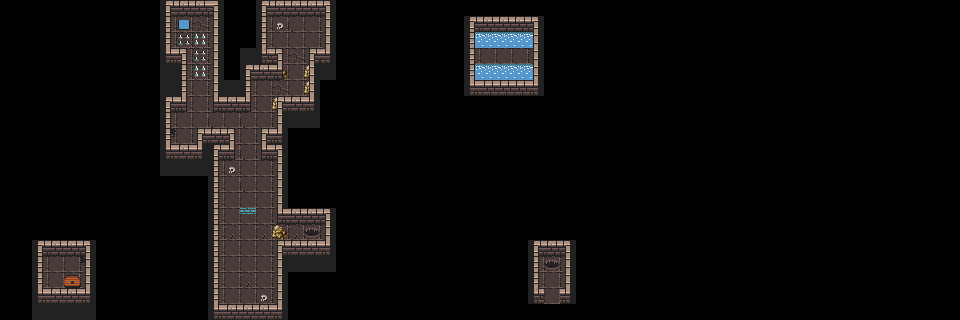

The image is a tile-based game level rendered from a .tmx file. Its description and source (layers, tilesets, objects; grid data summarised) follow:
An orthogonal 60x20 tile map with 16x16 px tiles, 4 tile layers (floor, rubble, objects, walls), 2 tilesets.

<map version="1.10" tiledversion="1.11.0" orientation="orthogonal" renderorder="right-down" width="60" height="20" tilewidth="16" tileheight="16" infinite="0" nextlayerid="12" nextobjectid="36">
 <editorsettings>
  <export target="secrets4.json" format="json" />
 </editorsettings>
 <tileset firstgid="1" name="floor" tilewidth="16" tileheight="16" tilecount="49" columns="7">
  <image source="atlas_floor-16x16.png" width="112" height="112" />
  <tile id="17">
   <properties>
    <property name="collide" type="bool" value="true" />
   </properties>
  </tile>
  <tile id="23">
   <properties>
    <property name="collide" type="bool" value="true" />
   </properties>
  </tile>
  <tile id="24">
   <properties>
    <property name="collide" type="bool" value="true" />
   </properties>
  </tile>
  <tile id="34">
   <properties>
    <property name="collide" type="bool" value="true" />
   </properties>
  </tile>
  <tile id="36">
   <properties>
    <property name="collide" type="bool" value="true" />
   </properties>
  </tile>
  <tile id="45">
   <properties>
    <property name="collide" type="bool" value="true" />
   </properties>
  </tile>
  <tile id="48">
   <properties>
    <property name="collide" type="bool" value="true" />
    <property name="rubble" type="bool" value="true" />
   </properties>
  </tile>
 </tileset>
 <tileset firstgid="50" name="walls" tilewidth="16" tileheight="16" tilecount="48" columns="12">
  <image source="atlas_walls_low-16x16.png" width="192" height="64" />
  <tile id="0">
   <properties>
    <property name="collide" type="bool" value="true" />
   </properties>
  </tile>
  <tile id="1">
   <properties>
    <property name="collide" type="bool" value="true" />
   </properties>
  </tile>
  <tile id="2">
   <properties>
    <property name="collide" type="bool" value="true" />
   </properties>
  </tile>
  <tile id="3">
   <properties>
    <property name="collide" type="bool" value="true" />
   </properties>
  </tile>
  <tile id="4">
   <properties>
    <property name="collide" type="bool" value="true" />
   </properties>
  </tile>
  <tile id="5">
   <properties>
    <property name="collide" type="bool" value="true" />
   </properties>
  </tile>
  <tile id="6">
   <properties>
    <property name="collide" type="bool" value="true" />
   </properties>
  </tile>
  <tile id="7">
   <properties>
    <property name="collide" type="bool" value="true" />
   </properties>
  </tile>
  <tile id="8">
   <properties>
    <property name="collide" type="bool" value="true" />
   </properties>
  </tile>
  <tile id="9">
   <properties>
    <property name="collide" type="bool" value="true" />
   </properties>
  </tile>
  <tile id="10">
   <properties>
    <property name="collide" type="bool" value="true" />
   </properties>
  </tile>
  <tile id="11">
   <properties>
    <property name="collide" type="bool" value="true" />
   </properties>
  </tile>
  <tile id="12">
   <properties>
    <property name="collide" type="bool" value="true" />
   </properties>
  </tile>
  <tile id="13">
   <properties>
    <property name="collide" type="bool" value="true" />
   </properties>
  </tile>
  <tile id="14">
   <properties>
    <property name="collide" type="bool" value="true" />
   </properties>
  </tile>
  <tile id="15">
   <properties>
    <property name="collide" type="bool" value="true" />
   </properties>
  </tile>
  <tile id="16">
   <properties>
    <property name="collide" type="bool" value="true" />
   </properties>
  </tile>
  <tile id="17">
   <properties>
    <property name="collide" type="bool" value="true" />
   </properties>
  </tile>
  <tile id="18">
   <properties>
    <property name="collide" type="bool" value="true" />
   </properties>
  </tile>
  <tile id="19">
   <properties>
    <property name="collide" type="bool" value="true" />
   </properties>
  </tile>
  <tile id="20">
   <properties>
    <property name="collide" type="bool" value="true" />
   </properties>
  </tile>
  <tile id="21">
   <properties>
    <property name="collide" type="bool" value="true" />
   </properties>
  </tile>
  <tile id="22">
   <properties>
    <property name="collide" type="bool" value="true" />
   </properties>
  </tile>
  <tile id="23">
   <properties>
    <property name="collide" type="bool" value="true" />
   </properties>
  </tile>
  <tile id="24">
   <properties>
    <property name="collide" type="bool" value="true" />
   </properties>
  </tile>
  <tile id="25">
   <properties>
    <property name="collide" type="bool" value="true" />
   </properties>
  </tile>
  <tile id="26">
   <properties>
    <property name="collide" type="bool" value="true" />
   </properties>
  </tile>
  <tile id="27">
   <properties>
    <property name="collide" type="bool" value="true" />
   </properties>
  </tile>
  <tile id="28">
   <properties>
    <property name="collide" type="bool" value="true" />
   </properties>
  </tile>
  <tile id="29">
   <properties>
    <property name="collide" type="bool" value="true" />
   </properties>
  </tile>
  <tile id="30">
   <properties>
    <property name="collide" type="bool" value="true" />
   </properties>
  </tile>
  <tile id="31">
   <properties>
    <property name="collide" type="bool" value="true" />
   </properties>
  </tile>
  <tile id="32">
   <properties>
    <property name="collide" type="bool" value="true" />
   </properties>
  </tile>
  <tile id="33">
   <properties>
    <property name="collide" type="bool" value="true" />
   </properties>
  </tile>
  <tile id="34">
   <properties>
    <property name="collide" type="bool" value="true" />
   </properties>
  </tile>
  <tile id="35">
   <properties>
    <property name="collide" type="bool" value="true" />
   </properties>
  </tile>
  <tile id="36">
   <properties>
    <property name="collide" type="bool" value="true" />
   </properties>
  </tile>
  <tile id="37">
   <properties>
    <property name="collide" type="bool" value="true" />
   </properties>
  </tile>
  <tile id="38">
   <properties>
    <property name="collide" type="bool" value="true" />
   </properties>
  </tile>
  <tile id="39">
   <properties>
    <property name="collide" type="bool" value="true" />
   </properties>
  </tile>
  <tile id="40">
   <properties>
    <property name="collide" type="bool" value="true" />
   </properties>
  </tile>
  <tile id="41">
   <properties>
    <property name="collide" type="bool" value="true" />
   </properties>
  </tile>
  <tile id="42">
   <properties>
    <property name="collide" type="bool" value="true" />
   </properties>
  </tile>
  <tile id="43">
   <properties>
    <property name="collide" type="bool" value="true" />
   </properties>
  </tile>
  <tile id="44">
   <properties>
    <property name="collide" type="bool" value="true" />
   </properties>
  </tile>
  <tile id="45">
   <properties>
    <property name="collide" type="bool" value="true" />
   </properties>
  </tile>
  <tile id="46">
   <properties>
    <property name="collide" type="bool" value="true" />
   </properties>
  </tile>
  <tile id="47">
   <properties>
    <property name="collide" type="bool" value="true" />
   </properties>
  </tile>
 </tileset>
 <layer id="1" name="floor" width="60" height="20">
  <data>[1200 cells, 201 non-empty, 7 distinct tile ids]</data>
 </layer>
 <layer id="11" name="rubble" width="60" height="20">
  <data>[1200 cells, 4 non-empty, 1 distinct tile ids]</data>
 </layer>
 <layer id="3" name="objects" width="60" height="20">
  <data>[1200 cells, 35 non-empty, 13 distinct tile ids]</data>
 </layer>
 <layer id="4" name="walls" width="60" height="20">
  <data>[1200 cells, 126 non-empty, 13 distinct tile ids]</data>
 </layer>
 <objectgroup id="2" name="events" />
</map>
